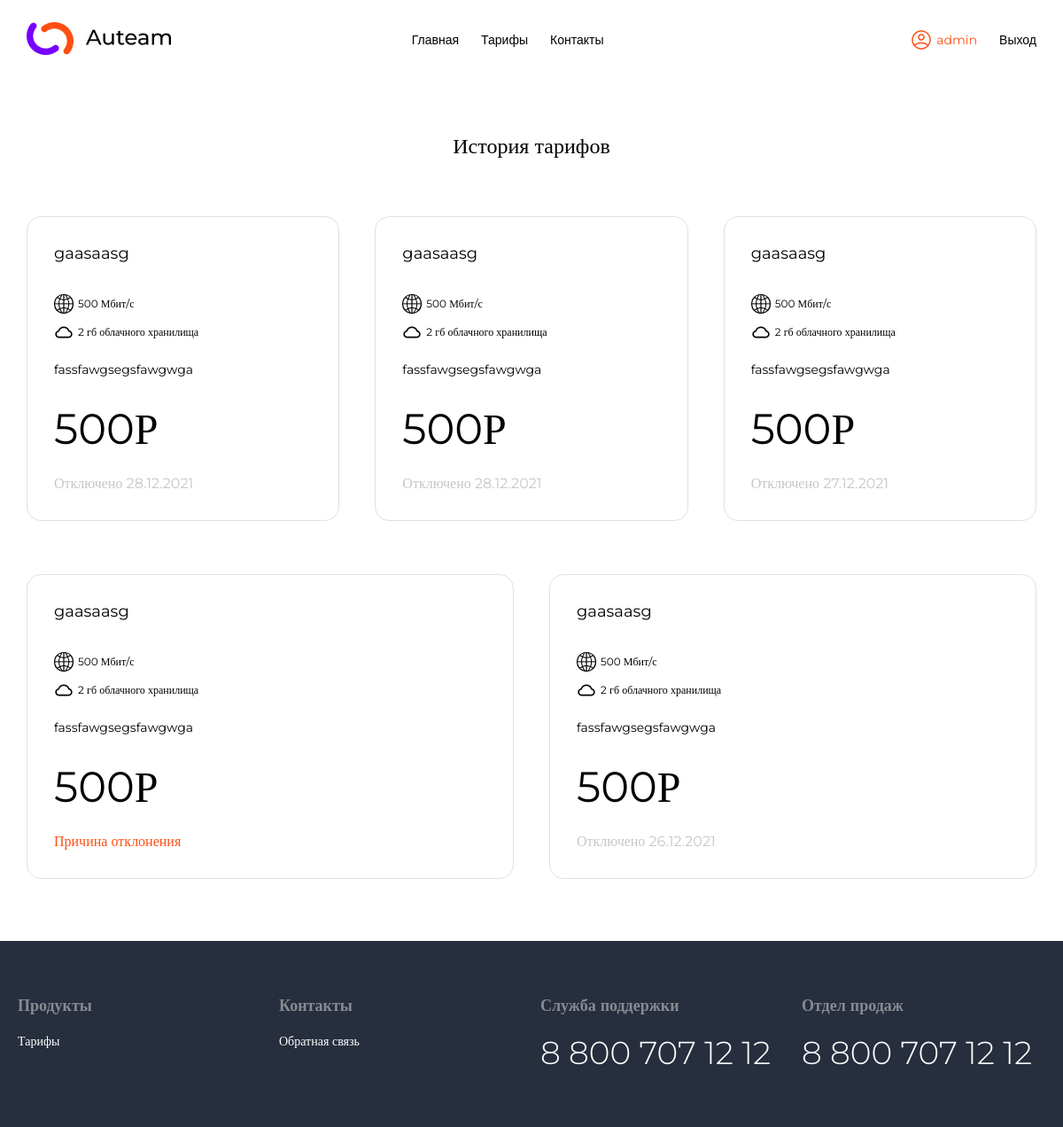
The app's page /lk/tariffs_history/ (signed in) with its own data.
### main/models.py (models this page shows, shortened)
class TariffHistory(models.Model):
    user = models.ForeignKey(User, on_delete=models.CASCADE, verbose_name='Пользователь')
    tariff = models.ForeignKey(Tariff, on_delete=models.CASCADE, null=True, blank=True, verbose_name='Тариф')
    engineer = models.ForeignKey(User, on_delete=models.CASCADE, limit_choices_to={'groups__name': "Инженер"},
                                 related_name='Обработал', verbose_name='Отклонил', null=True, blank=True)
    is_declined = models.BooleanField(default=False, verbose_name='Отклонено')
    desc = models.TextField(max_length=255, verbose_name='Причина отклонения', blank=True)
    disabled_at = models.DateTimeField(auto_now_add=True, verbose_name='Дата отключения')
    class Meta:
        verbose_name = 'История тарифов'
        verbose_name_plural = 'История тарифов'

class Tariff(models.Model):
    title = models.CharField(max_length=255, verbose_name='Название')
    speed = models.PositiveIntegerField(default=0, verbose_name='Скорость')
    cloud = models.PositiveIntegerField(default=0, verbose_name='Облако')
    desc = models.TextField(max_length=255, verbose_name='Описание')
    price = models.PositiveIntegerField(verbose_name='Цена')
    is_promotion = models.BooleanField(default=False, verbose_name='Акция')
    class Meta:
        verbose_name = 'Тариф'
        verbose_name_plural = 'Тарифы'

### main/views.py (the view)
# urls.py: path('lk/tariffs_history/', get_tariffs_history, name='tariffs_history'),
@login_required
def get_tariffs_history(request):
    history = TariffHistory.objects.all().order_by('-id').filter(user=request.user.pk)
    return render(request, 'main/user/history/history_cards.html', {'history': history})

### main/templates/main/user/history/history_cards.html (shortened to what this page needs)
{% extends 'base.html' %}
{% load static %}
{% block content %}
    <div class="content">
        <div class="container">
            {% if history %}
                <div class="small-title tariff-history-title">
                    История тарифов
                </div>
                <div class="request">
                    {% for tariff in history %}
                        <div class="request-card">
                            <div class="title">
                                {{ tariff.tariff.title }}
                            </div>
                            <div class="adv">
                                <img src="{% static 'images/web.png' %}"
                                     alt=""><span>{{ tariff.tariff.speed }} Мбит/с</span>
                            </div>
                            <div class="adv">
                                <img src="{% static 'images/cloud.png' %}" alt=""><span>{{ tariff.tariff.cloud }} гб облачного хранилища</span>
                            </div>
                            <div class="desc">
                                {{ tariff.tariff.desc }}
                            </div>
                            <div class="price">
                                {{ tariff.tariff.price }}Р
                            </div>
                            {% if tariff.is_declined %}
                                <a class="error tariff-history-link" href="{% url 'main:view_decline' tariff.id %}">
                                    Причина отклонения
                                </a>
                            {% else %}
                                <a class="off">
                                    Отключено {{ tariff.disabled_at|date:"d.m.Y" }}
                                </a>
                            {% endif %}
                        </div>
                    {% endfor %}
                </div>
            {% else %}
                <div class="small-title tariff-history-title">
                    История тарифов пуста
                </div>
            {% endif %}
        </div>
    </div>
{% endblock %}

### templates/_inc/header.html (shortened to what this page needs)
{% load static %}
<header class="header">
    <div class="container">
        <div class="header__inner">
            <div class="logo-container">
                <a href="{% url 'main:home' %}"><img src="{% static 'images/logo.png' %}" alt="" class="logo"></a>
            </div>
            <nav class="nav">
                <ul class="nav-menu">
                    <li class="nav-menu__item"><a href="{% url 'main:home' %}" class="nav-menu__link">Главная</a></li>
                    <li class="nav-menu__item"><a href="{% url 'main:tariffs' %}" class="nav-menu__link">Тарифы</a></li>
                    <li class="nav-menu__item"><a href="{% url 'main:contacts' %}" class="nav-menu__link">Контакты</a></li>
                </ul>
                <ul class="nav-menu">
                    {% if user.is_authenticated %}
                            <li class="nav-menu__item user-link"><a
                                href="{% url 'main:profile' %}"><img src="{% static 'images/userlogo.png' %}" alt="">{{ user.username }}</a>
                        </li>
                        <li class="nav-menu__item"><a href="{% url 'main:logout' %}">Выход</a></li>
                    {% else %}
                        <li class="nav-menu__item"><a href="{% url 'main:auth' %}"
                                                      class="nav-menu__link">Авторизация</a></li>
                        <li class="nav-menu__item"><a href="{% url 'main:register' %}" class="nav-menu__link">Регистрация</a>
                        </li>
                    {% endif %}
                </ul>
            </nav>
        </div>
    </div>
</header>

### main/static/style.css (style rules this page uses)
html { -webkit-font-smoothing: antialiased; -moz-osx-font-smoothing: grayscale; text-rendering: optimizeLegibility; height: 100%; }
body { position: relative; font-family: 'Roboto', sans-serif; font-weight: 300; margin: 0; background-color: white; font-size: 14px; color: black; height: 100%; }
*, *:before, *:after { box-sizing: border-box; margin: 0; padding: 0; }
.content { padding: 20px 0; flex: 1 0 auto !important; }
.footer, .header { flex: 0 0 auto !important; }
a { text-decoration: none; color: black; }
.container { max-width: 1210px; width: 100%; margin: 0 auto; padding: 0 30px; }
.logo { object-fit: contain; }
.header__inner { display: flex; justify-content: space-between; flex-direction: row; padding: 25px 0; align-items: center; }
.nav { display: flex; justify-content: space-between; flex-direction: row; flex: 1 1 90%; }
.nav-menu { display: flex; align-items: center; list-style: none; justify-content: flex-end; padding: 0; width: 50%; flex-wrap: wrap; }
.logo-container { flex: 1 1 10%; }
.small-title { font-size: 24px; font-family: 'Montserrat'; display: block; width: 100%; text-align: center; font-weight: 400; }
.nav-menu__item { display: inline; position: relative; font-family: 'Montserrat', sans-serif; font-weight: 400; font-size: 14px; line-height: 17px; margin-left: 25px; }
.nav-menu__item:first-child { margin-left: 0; }
.nav-menu__item:after { content: ""; display: block; width: 100%; height: 1px; margin-top: 2px; background-color: black; opacity: 0; position: absolute; top: 100%; left: 0; z-index: 1; transition: opacity .1s linear; }
.nav-menu__item.user-link:after { background-color: #FF4F12; }
.user-link a { display: flex !important; align-items: center !important; cursor: pointer; }
.user-link a { cursor: pointer; }
.user-link img { margin-right: 5px; }
.user-link a { color: #FF4F12; }
.request { font-family: 'Montserrat'; display: flex; flex-direction: row; justify-content: space-between; flex-wrap: wrap; margin: -30px -20px; }
.request-card { font-family: 'Montserrat'; display: flex; flex-direction: column; justify-content: space-between; font-size: 18px; font-weight: 400; line-height: 22px; border-radius: 16px; flex: 1 1 0; min-width: 300px; border: 1px solid #E1E1E1; margin: 30px 20px; transition: all 0.15s linear; padding: 30px; }
.request-card .title { font-size: 18px; margin-bottom: 30px; }
.request-card .price { font-size: 48px; margin: 30px 0 40px 0; }
.request-card .desc { font-size: 14px; max-width: 200px; margin: 15px 0; }
.adv span { font-size: 12px; margin-left: 5px; }
.adv { display: flex; flex-direction: row; align-content: center; margin: 5px 0; }
.adv img { max-width: 22px; object-fit: contain; }
.error { text-align: center; font-size: 15px; color: #FF4F12; }
.off { text-align: center; font-size: 15px; color: #C6C6C6; }
.request-card .error { text-align: left; font-size: 16px; }
.request-card .off { text-align: left; font-size: 16px; }
::placeholder { color: #C4C4C4; }
.tariff-history-title { margin-top: 40px; margin-bottom: 65px; }
.tariff-history-link { position: relative; align-self: flex-start; cursor: pointer; }
.tariff-history-link:after { content: ""; display: block; width: 100%; height: 1px; margin-top: 2px; background-color: #FF4F12; opacity: 0; position: absolute; top: 100%; left: 0; z-index: 1; transition: opacity .1s linear; }

### records on screen
TariffHistory: tariff "gaasaasg", tariff.speed "500", tariff.cloud "2", tariff.desc "fassfawgsegsfawgwga", tariff.price "500", disabled_at "28.12.2021"
TariffHistory: tariff "gaasaasg", tariff.speed "500", tariff.cloud "2", tariff.desc "fassfawgsegsfawgwga", tariff.price "500", disabled_at "28.12.2021"
TariffHistory: tariff "gaasaasg", tariff.speed "500", tariff.cloud "2", tariff.desc "fassfawgsegsfawgwga", tariff.price "500", disabled_at "27.12.2021"
TariffHistory: tariff "gaasaasg", tariff.speed "500", tariff.cloud "2", tariff.desc "fassfawgsegsfawgwga", tariff.price "500", is_declined "Причина отклонения"
TariffHistory: tariff "gaasaasg", tariff.speed "500", tariff.cloud "2", tariff.desc "fassfawgsegsfawgwga", tariff.price "500", disabled_at "26.12.2021"

### other values on screen
{{ user.username }} "admin"
